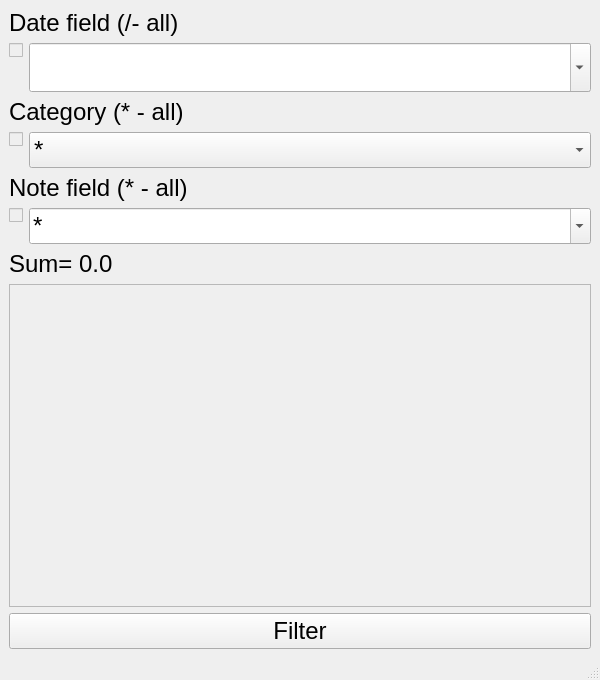
<?xml version="1.0" encoding="UTF-8"?>
<ui version="4.0">
 <class>DataSearchWindow</class>
 <widget class="QMainWindow" name="DataSearchWindow">
  <property name="geometry">
   <rect>
    <x>0</x>
    <y>0</y>
    <width>600</width>
    <height>680</height>
   </rect>
  </property>
  <property name="windowTitle">
   <string>Data Search</string>
  </property>
  <widget class="QWidget" name="centralwidget">
   <layout class="QVBoxLayout" name="verticalLayout">
    <item>
     <widget class="QLabel" name="label">
      <property name="font">
       <font>
        <pointsize>18</pointsize>
       </font>
      </property>
      <property name="text">
       <string>Date field (/- all)</string>
      </property>
     </widget>
    </item>
    <item>
     <layout class="QFormLayout" name="formLayout_2">
      <item row="0" column="1">
       <widget class="QComboBox" name="date_cb">
        <property name="font">
         <font>
          <pointsize>27</pointsize>
         </font>
        </property>
        <property name="inputMethodHints">
         <set>Qt::ImhNone</set>
        </property>
        <property name="editable">
         <bool>true</bool>
        </property>
       </widget>
      </item>
      <item row="0" column="0">
       <widget class="QCheckBox" name="dateNotChk">
        <property name="enabled">
         <bool>false</bool>
        </property>
        <property name="font">
         <font>
          <pointsize>18</pointsize>
         </font>
        </property>
        <property name="text">
         <string/>
        </property>
       </widget>
      </item>
     </layout>
    </item>
    <item>
     <widget class="QLabel" name="label_3">
      <property name="font">
       <font>
        <pointsize>18</pointsize>
       </font>
      </property>
      <property name="text">
       <string>Category (* - all)</string>
      </property>
     </widget>
    </item>
    <item>
     <layout class="QFormLayout" name="formLayout_4">
      <item row="0" column="0">
       <widget class="QCheckBox" name="catNotChk">
        <property name="enabled">
         <bool>false</bool>
        </property>
        <property name="font">
         <font>
          <pointsize>18</pointsize>
         </font>
        </property>
        <property name="text">
         <string/>
        </property>
       </widget>
      </item>
      <item row="0" column="1">
       <widget class="QComboBox" name="category_cb">
        <property name="font">
         <font>
          <pointsize>18</pointsize>
         </font>
        </property>
        <item>
         <property name="text">
          <string>*</string>
         </property>
        </item>
       </widget>
      </item>
     </layout>
    </item>
    <item>
     <widget class="QLabel" name="label_2">
      <property name="font">
       <font>
        <pointsize>18</pointsize>
       </font>
      </property>
      <property name="text">
       <string>Note field (* - all)</string>
      </property>
     </widget>
    </item>
    <item>
     <layout class="QFormLayout" name="formLayout_3">
      <item row="0" column="0">
       <widget class="QCheckBox" name="noteNotChk">
        <property name="enabled">
         <bool>false</bool>
        </property>
        <property name="font">
         <font>
          <pointsize>18</pointsize>
         </font>
        </property>
        <property name="text">
         <string/>
        </property>
       </widget>
      </item>
      <item row="0" column="1">
       <widget class="QComboBox" name="note_cb">
        <property name="font">
         <font>
          <pointsize>18</pointsize>
         </font>
        </property>
        <property name="editable">
         <bool>true</bool>
        </property>
        <item>
         <property name="text">
          <string>*</string>
         </property>
        </item>
       </widget>
      </item>
     </layout>
    </item>
    <item>
     <widget class="QLabel" name="sumLabel">
      <property name="font">
       <font>
        <pointsize>18</pointsize>
       </font>
      </property>
      <property name="text">
       <string>Sum= 0.0</string>
      </property>
     </widget>
    </item>
    <item>
     <widget class="QScrollArea" name="scrollArea">
      <property name="font">
       <font>
        <pointsize>18</pointsize>
       </font>
      </property>
      <property name="widgetResizable">
       <bool>true</bool>
      </property>
      <widget class="QWidget" name="sWidget">
       <property name="geometry">
        <rect>
         <x>0</x>
         <y>0</y>
         <width>586</width>
         <height>372</height>
        </rect>
       </property>
       <property name="font">
        <font>
         <family>Courier New</family>
         <pointsize>18</pointsize>
        </font>
       </property>
       <layout class="QFormLayout" name="formLayout">
        <property name="fieldGrowthPolicy">
         <enum>QFormLayout::AllNonFixedFieldsGrow</enum>
        </property>
       </layout>
      </widget>
     </widget>
    </item>
    <item>
     <widget class="QPushButton" name="btnFilter">
      <property name="font">
       <font>
        <pointsize>18</pointsize>
       </font>
      </property>
      <property name="text">
       <string>Filter</string>
      </property>
     </widget>
    </item>
   </layout>
  </widget>
  <widget class="QMenuBar" name="menubar">
   <property name="geometry">
    <rect>
     <x>0</x>
     <y>0</y>
     <width>600</width>
     <height>17</height>
    </rect>
   </property>
  </widget>
  <widget class="QStatusBar" name="statusbar"/>
 </widget>
 <resources/>
 <connections/>
</ui>
